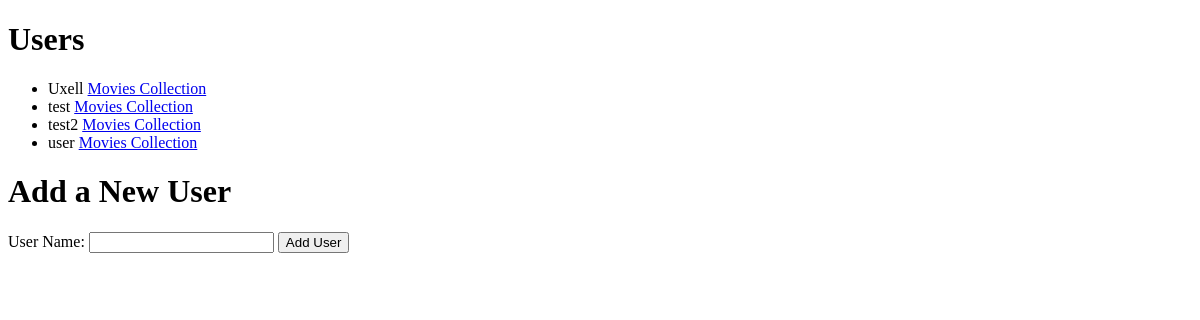
Before: / with the older database file.
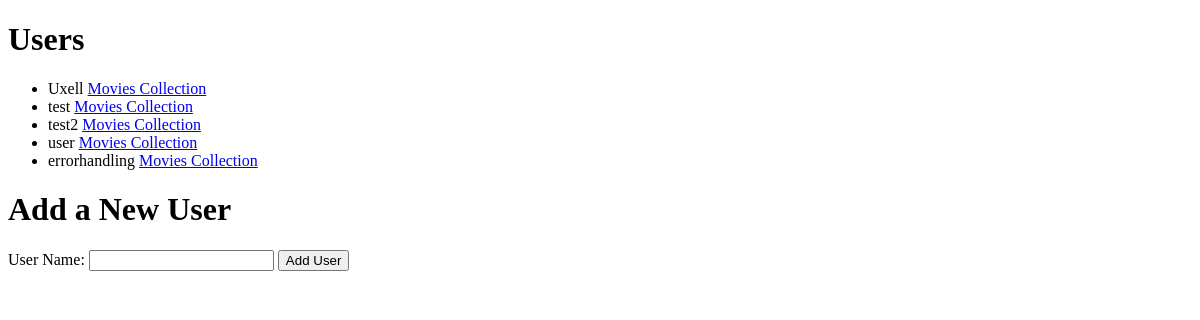
After: the same page with the newer database file.
### models.py (models this page shows)
class User(db.Model):
    __tablename__ = 'users'
    id = db.Column(db.Integer, primary_key=True, autoincrement=True)
    name = db.Column(db.String(100), nullable=False)
    movies = db.relationship('Movie', backref='user', lazy=True)

### app.py (the view)
@app.route('/')
def home():
    try:
        users = data_manager.get_users()
        return render_template('index.html', users=users)
    except (IOError,OperationalError) as e:
        print("An IOError occurred: ", str(e))
        error = "Sorry, we cannot load the user list right now."
        return render_template('index.html', users=[], error=error)

### data_manager.py (called while the page is built)
    def get_users(self):
        return User.query.all()

### templates/index.html (shortened to what this page needs)
{% extends "base.html" %}
{% block content %}
<h1>Users</h1>
<ul class="user-list">
    {% for user in users %}
        <li class="user-entry">
            {{ user.name }} <a href="{{ url_for('user_movies', user_id=user.id) }}">Movies Collection</a>
        </li>
    {% endfor %}
</ul>
<h1>Add a New User</h1>
<form action="{{ url_for('create_user') }}" method="post">
    <label for="name">User Name:</label>
    <input type="text" id="name" name="name" required>
    <button type="submit">Add User</button>
</form>
{% endblock %}

### templates/base.html (shortened to what this page needs)
<!DOCTYPE html>
<html lang="en">
<head>
    <link rel="stylesheet" href="{{ url_for('static', filename='style.css') }}">
</head>
<body>
<main class="container">
        {% block content %}{% endblock %}
</main>
</body>
</html>

Changed rows visible on the page:
added User: name "errorhandling"
